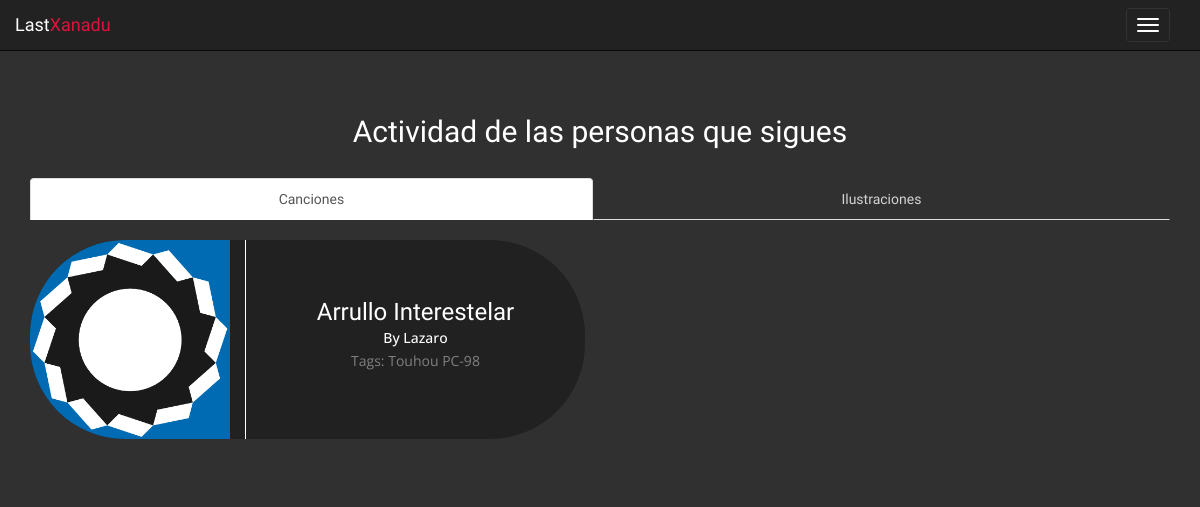
Page /timeline.php (signed in) on the earlier database version.
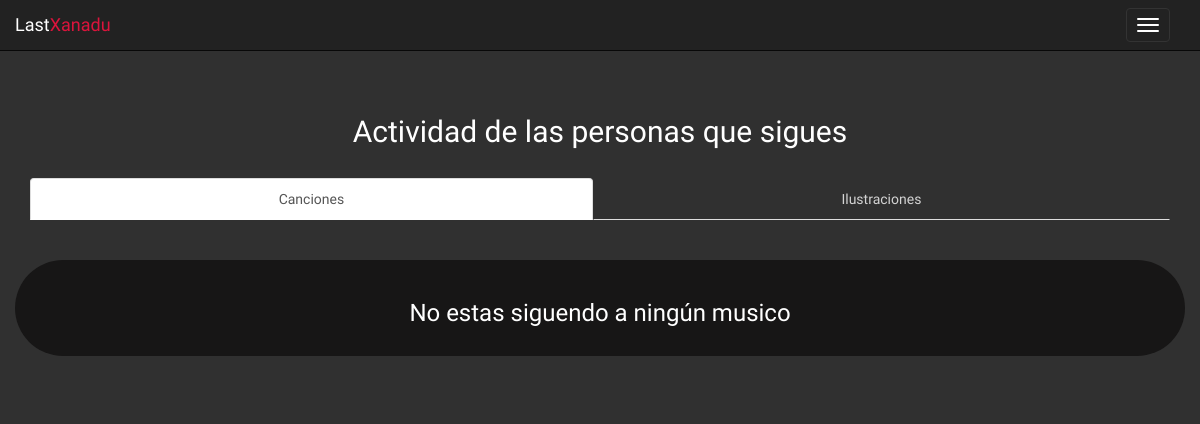
Same page on the later database version.
### tables this page shows
CREATE TABLE IF NOT EXISTS `posts` (
  `post_id` int(11) NOT NULL AUTO_INCREMENT,
  `post_type` enum('Song','Picture') NOT NULL,
  `post_owner` int(11) NOT NULL,
  `post_title` varchar(40) NOT NULL,
  `post_description` varchar(500) NOT NULL,
  `post_tags` varchar(255) NOT NULL,
  `post_song` varchar(255) NOT NULL,
  `post_illust` varchar(255) NOT NULL,
  `post_views` int(11) NOT NULL,
  `post_favourites` int(11) NOT NULL,
  `post_flags` int(11) NOT NULL,
  `post_date` timestamp NOT NULL DEFAULT CURRENT_TIMESTAMP,
  PRIMARY KEY (`post_id`),
  KEY `emisor` (`post_owner`),
  KEY `receptor` (`post_title`)
);

CREATE TABLE IF NOT EXISTS `users` (
  `user_id` int(11) NOT NULL AUTO_INCREMENT,
  `user_name` varchar(20) NOT NULL,
  `user_avatar` varchar(255) NOT NULL,
  `user_description` varchar(500) NOT NULL,
  `user_type` enum('Illustrator','Composer','Admin') NOT NULL,
  `user_following` text NOT NULL,
  `user_followers` text NOT NULL,
  `user_email` varchar(40) NOT NULL,
  `user_pass` varchar(255) NOT NULL,
  `user_favourites` text NOT NULL,
  PRIMARY KEY (`user_id`)
);

### includes/functions.php (called while the page is built, shortened)
<?php
function get_user_from_id($mysqli, $id){
	$query = "SELECT * FROM users WHERE user_id='$id'";
	$resultado = $mysqli->query($query) or die ($mysqli->error. " en la línea ".(__LINE__-1));
	$stuff = $resultado->fetch_assoc();
	return $stuff;
}
?>

### timeline.php (the view, shortened to what this page needs)
<?php
require "includes/db.php";
?>
<!DOCTYPE html>
<html lang="es">
<head>
	<?php require "includes/head.php"; ?>
	<link rel="stylesheet" type="text/css" href="css/timeline.css">
	<link rel="stylesheet" type="text/css" href="css/profile-view.css">
</head>
<body>
	<?php require "includes/navbar.php"; ?>
	<?php require "includes/functions.php"; ?>
	<div class="container">
		<div class="row section">
			<div class="col-lg-12">
				<h2 class="title-header" >Actividad de las personas que sigues</h2>
				<?php
				if (!isset($_SESSION['username'])) {
					echo '
					<div class="row section something-bad">
						<h3> Debes Iniciar Sesión o Registrarte para acceder a esta página! </h3>
					</div>
					';
				} else {
					echo '
					<ul class="nav nav-tabs nav-justified">
						<li class="active" ><a data-toggle="tab" href="#music">Canciones</a></li>
						<li><a data-toggle="tab" href="#illust">Ilustraciones</a></li>
					</ul>
					<div class="tab-content">
						<div id="music" class="tab-pane fade in active user-posts">
							<div class="row activity">';
								$songs = "SELECT * FROM posts WHERE post_type='Song' ORDER BY post_date";
								$resultado = $mysqli->query($songs) or die ($mysqli->error. " en la línea ".(__LINE__-1));
								$rows = mysqli_num_rows($resultado);
								if ($rows < 1) {
								} else {
									$user_info = get_user_from_id($mysqli, $_SESSION['user_id']);
									$following = $user_info['user_following'];
									$array = explode(",", $following);
									$ok = FALSE;
									foreach ($array as $person) {
										$p = get_user_from_id($mysqli, $person);
										if (!is_null($p) && $p['user_type'] == 'Composer') {
											$ok = TRUE;
										}
									}
									if ($ok === FALSE) {
										echo '
										<div class="row section something-bad">
											<h3> No estas siguendo a ningún musico </h3>
										</div>
										';
									} else {
										while ($post = $resultado->fetch_assoc()) {
											if (in_array($post['post_owner'], $array)) {
												$user_data = get_user_from_id($mysqli, $post['post_owner']);
												echo '
												<div class="col-md-6">
													<div class="media">
														<div class="media-left">
															<a href="song.php?id='.$post['post_id'].'"><img alt="Preview" src="'.$post['post_illust'].'" class="media-object"></a>
														</div>
														<div class="media-right media-body">
															<h3 class="media-heading"> <a href="song.php?id='.$post['post_id'].'">'.$post['post_title'].'</a> </h3>
															<h4 class="media-heading"> <a href="user.php?id='.$user_data['user_id'].'">By '.$user_data['user_name'].'</a></h4>
															<p class="tags"> Tags: ';
																$tags = $post['post_tags'];
																$tag_list = explode(",", $tags);
																if (count($tag_list) > 0) {
																	foreach ($tag_list as $tag) {
																		echo '<a href="search.php?texto='.trim($tag).'">'.$tag.'</a> ';
																	}
																} else {
																	echo "No Tags";
																}
																echo
																'
															</p>
														</div>
													</div>
												</div>
												';
											}
										}
									}
								}
								echo '
							</div>
						</div>
						<div id="illust" class="tab-pane fade in user-posts">
							<div class="row activity illust-activity">';
								echo '
							</div>
						</div>
					</div>
					';
				}
				?>
			</div>
		</div>
	</div>
</body>
</html>

Differences in the rows shown:
no longer on this page (row edited): posts: post_illust (picture), post_title "Arrullo Interestelar", users.user_name "Lazaro", post_tags "Touhou", post_tags "PC-98"
Other differences:
text now shown: "No estas siguendo a ningún musico"
